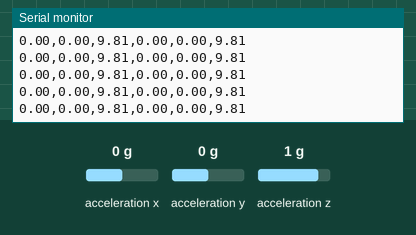
Simulated run of this sketch. Board: Arduino Leonardo, built with avr-gcc and run on an emulated ATmega32U4. Parts: the last lines printed to the serial monitor. The test bench sets the inputs (shaded band); at power-on: acceleration x 0 g, acceleration y 0 g, acceleration z 1 g.

Above: at 1.2 s.
1.3 s: acceleration x set to -0.8 g
At 1.8 s:
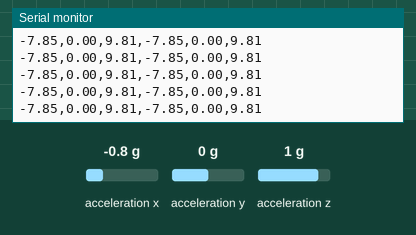
4.3 s: acceleration y set to -0.8 g
At 5.0 s:
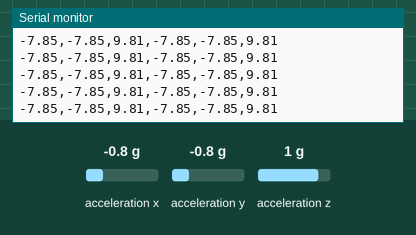
7.3 s: acceleration z set to -0.8 g
At 7.9 s:
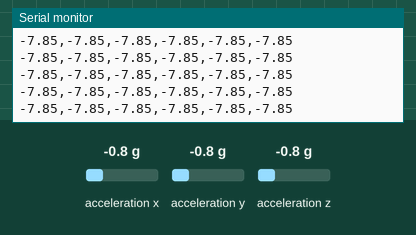
13.3 s: acceleration x set to 0.8 g
At 14.1 s:
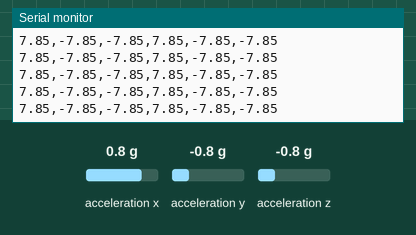
Timing chart, 0 to 14.5 s (numbered marks = the images above; inputs shaded):
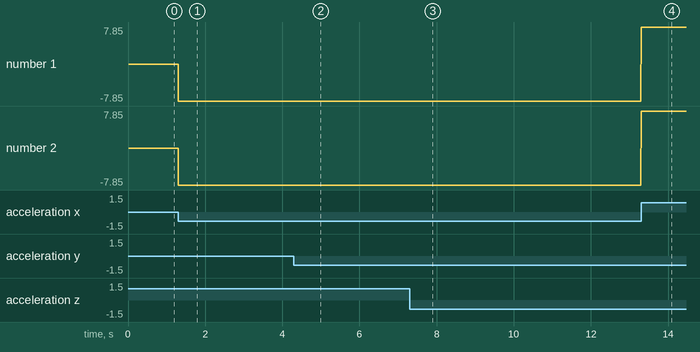

Measured:
- after the input at 1.3 s, the serial monitor: prints a new line at once (image 1)
- after the input at 4.3 s, the serial monitor: prints a new line at once (image 2)
- after the input at 7.3 s, the serial monitor: prints a new line at once (image 3)
- after the input at 13.3 s, the serial monitor: prints a new line at once (image 4)
- plotted number 1: 0 → -7.85 after the input at 1.3 s, -7.85 → 7.85 after the input at 13.3 s
- plotted number 2: 0 → -7.85 after the input at 1.3 s, -7.85 → 7.85 after the input at 13.3 s

The sketch:

lis3dh-dual.ino
```cpp
// Basic demo for accelerometer readings from Adafruit LIS3DH

#include <Wire.h>
#include <SPI.h>
#include <Adafruit_LIS3DH.h>
#include <Adafruit_Sensor.h>

// Used for software SPI
#define LIS3DH_CLK 13
#define LIS3DH_MISO 12
#define LIS3DH_MOSI 11
// Used for hardware & software SPI
#define LIS3DH_CS 10

// software SPI
//Adafruit_LIS3DH lis = Adafruit_LIS3DH(LIS3DH_CS, LIS3DH_MOSI, LIS3DH_MISO, LIS3DH_CLK);
// hardware SPI
//Adafruit_LIS3DH lis = Adafruit_LIS3DH(LIS3DH_CS);
// I2C
Adafruit_LIS3DH lis = Adafruit_LIS3DH();
Adafruit_LIS3DH lis2 = Adafruit_LIS3DH();

void setup(void) {
  Serial.begin(115200);
  while (!Serial) delay(10);     // will pause Zero, Leonardo, etc until serial console opens

//  Serial.println("LIS3DH test!");

  if (! lis.begin(0x19)) {   // change this to 0x19 for alternative i2c address
    Serial.println("Couldnt start");
    while (1) yield();
  }
  if (! lis2.begin(0x18)) {   // change this to 0x19 for alternative i2c address
    Serial.println("Couldnt start");
    while (1) yield();
  }
}

void loop() {
  lis.read();      // get X Y and Z data at once
  lis2.read();
  /* Or....get a new sensor event, normalized */
  sensors_event_t event;
  lis.getEvent(&event);
  sensors_event_t event2;
  lis2.getEvent(&event2);
  /* Display the results (acceleration is measured in m/s^2) */
  Serial.print(event.acceleration.x);Serial.print(",");
  Serial.print(event.acceleration.y);Serial.print(",");
  Serial.print(event.acceleration.z);Serial.print(",");


  Serial.print(event2.acceleration.x);Serial.print(",");
  Serial.print(event2.acceleration.y);Serial.print(",");
  Serial.print(event2.acceleration.z);

  Serial.println();

//  delay(200);
}
```
